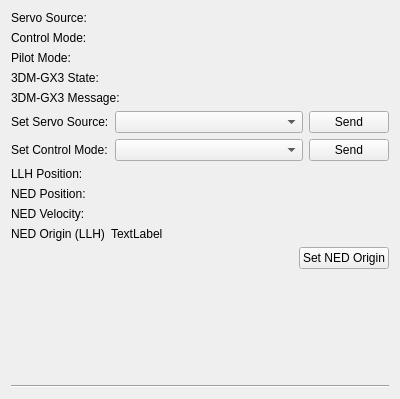
<?xml version="1.0" encoding="UTF-8"?>
<ui version="4.0">
 <class>UAlbertaControlWidget</class>
 <widget class="QWidget" name="UAlbertaControlWidget">
  <property name="geometry">
   <rect>
    <x>0</x>
    <y>0</y>
    <width>400</width>
    <height>399</height>
   </rect>
  </property>
  <property name="windowTitle">
   <string>Form</string>
  </property>
  <layout class="QVBoxLayout" name="verticalLayout_2">
   <item>
    <layout class="QGridLayout" name="gridLayout">
     <item row="0" column="0">
      <widget class="QLabel" name="label">
       <property name="text">
        <string>Servo Source:</string>
       </property>
      </widget>
     </item>
     <item row="1" column="0">
      <widget class="QLabel" name="label_2">
       <property name="text">
        <string>Control Mode:</string>
       </property>
      </widget>
     </item>
     <item row="0" column="1">
      <widget class="QLabel" name="servo_source_label">
       <property name="text">
        <string/>
       </property>
      </widget>
     </item>
     <item row="1" column="1">
      <widget class="QLabel" name="control_mode_label">
       <property name="text">
        <string/>
       </property>
      </widget>
     </item>
     <item row="3" column="0">
      <widget class="QLabel" name="label_3">
       <property name="text">
        <string>3DM-GX3 State:</string>
       </property>
      </widget>
     </item>
     <item row="2" column="0">
      <widget class="QLabel" name="label_12">
       <property name="text">
        <string>Pilot Mode:</string>
       </property>
      </widget>
     </item>
     <item row="4" column="0">
      <widget class="QLabel" name="label_13">
       <property name="text">
        <string>3DM-GX3 Message:</string>
       </property>
      </widget>
     </item>
     <item row="2" column="1">
      <widget class="QLabel" name="pilot_mode_label">
       <property name="text">
        <string/>
       </property>
      </widget>
     </item>
     <item row="3" column="1">
      <widget class="QLabel" name="gx3_state_label">
       <property name="text">
        <string/>
       </property>
      </widget>
     </item>
     <item row="4" column="1">
      <widget class="QLabel" name="gx3_message_label">
       <property name="text">
        <string/>
       </property>
      </widget>
     </item>
    </layout>
   </item>
   <item>
    <layout class="QGridLayout" name="gridLayout_2" columnstretch="0,1,0">
     <item row="0" column="0">
      <widget class="QLabel" name="label_5">
       <property name="text">
        <string>Set Servo Source:</string>
       </property>
      </widget>
     </item>
     <item row="0" column="1">
      <widget class="QComboBox" name="servo_source_box"/>
     </item>
     <item row="0" column="2">
      <widget class="QPushButton" name="servo_source_button">
       <property name="text">
        <string>Send</string>
       </property>
      </widget>
     </item>
     <item row="1" column="0">
      <widget class="QLabel" name="label_6">
       <property name="text">
        <string>Set Control Mode:</string>
       </property>
      </widget>
     </item>
     <item row="1" column="1">
      <widget class="QComboBox" name="control_mode_box"/>
     </item>
     <item row="1" column="2">
      <widget class="QPushButton" name="control_mode_button">
       <property name="text">
        <string>Send</string>
       </property>
      </widget>
     </item>
    </layout>
   </item>
   <item>
    <layout class="QGridLayout" name="gridLayout_3">
     <item row="2" column="0">
      <widget class="QLabel" name="label_7">
       <property name="text">
        <string>LLH Position:</string>
       </property>
      </widget>
     </item>
     <item row="2" column="1">
      <widget class="QLabel" name="llh_position_label">
       <property name="text">
        <string/>
       </property>
      </widget>
     </item>
     <item row="3" column="0">
      <widget class="QLabel" name="label_9">
       <property name="text">
        <string>NED Position:</string>
       </property>
      </widget>
     </item>
     <item row="4" column="0">
      <widget class="QLabel" name="label_10">
       <property name="text">
        <string>NED Velocity:</string>
       </property>
      </widget>
     </item>
     <item row="6" column="1">
      <layout class="QHBoxLayout" name="horizontalLayout">
       <item>
        <spacer name="horizontalSpacer">
         <property name="orientation">
          <enum>Qt::Horizontal</enum>
         </property>
         <property name="sizeHint" stdset="0">
          <size>
           <width>40</width>
           <height>20</height>
          </size>
         </property>
        </spacer>
       </item>
       <item>
        <widget class="QPushButton" name="ned_origin_button">
         <property name="text">
          <string>Set NED Origin</string>
         </property>
        </widget>
       </item>
      </layout>
     </item>
     <item row="5" column="0">
      <widget class="QLabel" name="label_11">
       <property name="text">
        <string>NED Origin (LLH)</string>
       </property>
      </widget>
     </item>
     <item row="3" column="1">
      <widget class="QLabel" name="ned_position_label">
       <property name="text">
        <string/>
       </property>
      </widget>
     </item>
     <item row="4" column="1">
      <widget class="QLabel" name="ned_velocity_label">
       <property name="text">
        <string/>
       </property>
      </widget>
     </item>
     <item row="5" column="1">
      <widget class="QLabel" name="ned_origin_label">
       <property name="text">
        <string>TextLabel</string>
       </property>
      </widget>
     </item>
    </layout>
   </item>
   <item>
    <spacer name="verticalSpacer_2">
     <property name="orientation">
      <enum>Qt::Vertical</enum>
     </property>
     <property name="sizeHint" stdset="0">
      <size>
       <width>20</width>
       <height>40</height>
      </size>
     </property>
    </spacer>
   </item>
   <item>
    <widget class="Line" name="line">
     <property name="orientation">
      <enum>Qt::Horizontal</enum>
     </property>
    </widget>
   </item>
  </layout>
 </widget>
 <resources/>
 <connections/>
</ui>
